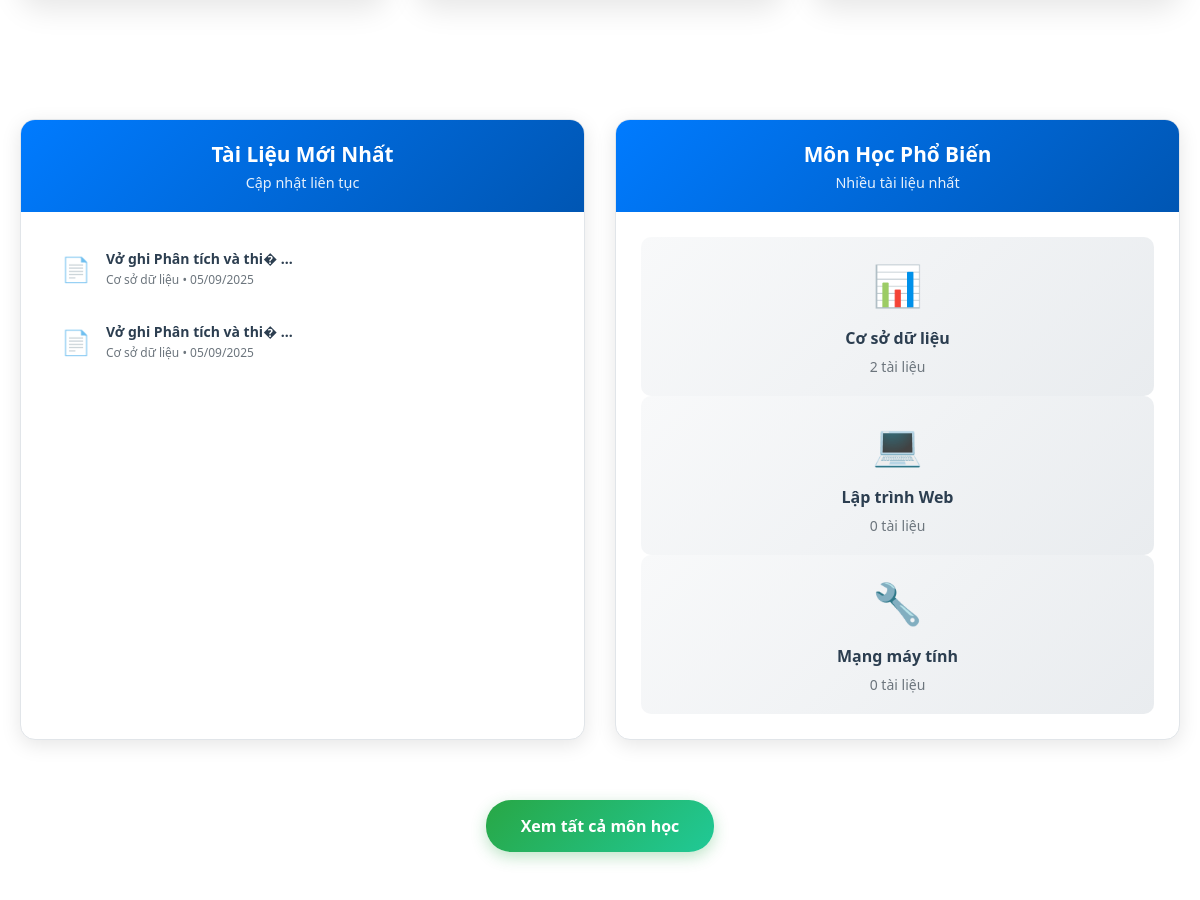
Before: / (middle part) with the older database file.
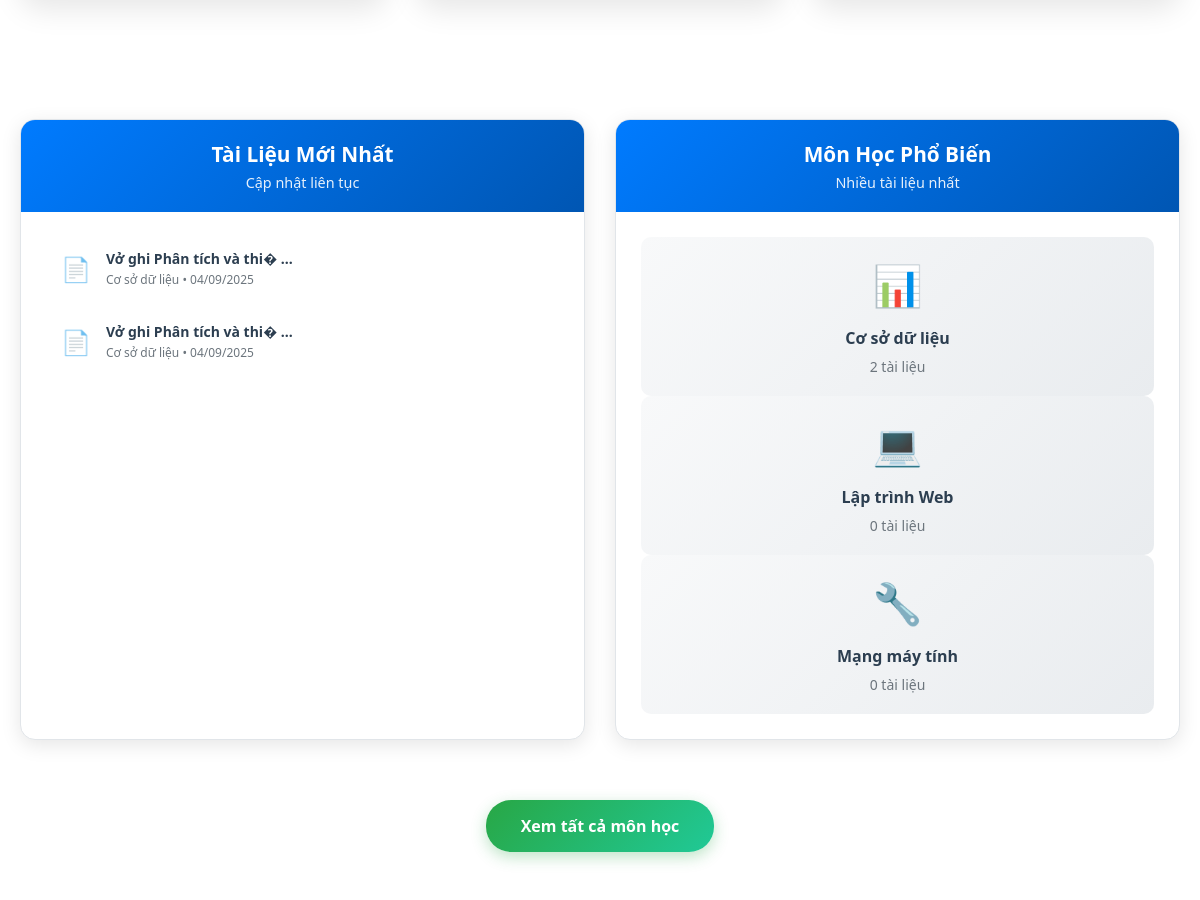
After: the same page with the newer database file.
### tables this page shows
CREATE TABLE `bai_chia_se` (
  `id` int NOT NULL AUTO_INCREMENT,
  `loai` enum('tai_lieu','du_an') NOT NULL,
  `tieu_de` varchar(200) NOT NULL,
  `mo_ta` text,
  `file_upload` varchar(255) DEFAULT NULL,
  `link_host` varchar(255) DEFAULT NULL,
  `link_source` varchar(255) DEFAULT NULL,
  `cong_nghe` varchar(255) DEFAULT NULL,
  `id_mon_hoc` int DEFAULT NULL,
  `id_danh_muc` int DEFAULT NULL,
  `id_nguoi_dung` int NOT NULL,
  `ngay_tao` timestamp NOT NULL DEFAULT CURRENT_TIMESTAMP,
  `ngay_cap_nhat` timestamp NULL DEFAULT NULL,
  `tom_tat` text,
  PRIMARY KEY (`id`),
  KEY `id_mon_hoc` (`id_mon_hoc`),
  KEY `id_danh_muc` (`id_danh_muc`),
  KEY `id_nguoi_dung` (`id_nguoi_dung`),
  CONSTRAINT `bai_chia_se_ibfk_1` FOREIGN KEY (`id_mon_hoc`) REFERENCES `mon_hoc` (`id`),
  CONSTRAINT `bai_chia_se_ibfk_2` FOREIGN KEY (`id_danh_muc`) REFERENCES `danh_muc` (`id`),
  CONSTRAINT `bai_chia_se_ibfk_3` FOREIGN KEY (`id_nguoi_dung`) REFERENCES `nguoi_dung` (`id`)
);

CREATE TABLE `mon_hoc` (
  `id` int NOT NULL AUTO_INCREMENT,
  `ten_mon` varchar(100) NOT NULL,
  `mo_ta` text,
  PRIMARY KEY (`id`)
);

### src/Views/TrangChu.php (the view, shortened to what this page needs)
<?php
include __DIR__ . '/../../config/ketNoiDB.php';
try {
    $sql_tai_lieu_moi = "SELECT bcs.*, mh.ten_mon, nd.ho_ten
                         FROM bai_chia_se bcs
                         JOIN mon_hoc mh ON bcs.id_mon_hoc = mh.id
                         LEFT JOIN nguoi_dung nd ON bcs.id_nguoi_dung = nd.id
                         WHERE bcs.loai = 'tai_lieu'
                         ORDER BY bcs.ngay_tao DESC
                         LIMIT 6";
    $stmt_tai_lieu_moi = $pdo->query($sql_tai_lieu_moi);
    $tai_lieu_moi = $stmt_tai_lieu_moi->fetchAll(PDO::FETCH_ASSOC);
} catch (PDOException $e) {
    $tai_lieu_moi = array();
}
try {
    $sql_mon_pho_bien = "SELECT mh.*, COUNT(bcs.id) as so_tai_lieu
                         FROM mon_hoc mh
                         LEFT JOIN bai_chia_se bcs ON mh.id = bcs.id_mon_hoc AND bcs.loai = 'tai_lieu'
                         GROUP BY mh.id
                         ORDER BY so_tai_lieu DESC
                         LIMIT 4";
    $stmt_mon_pho_bien = $pdo->query($sql_mon_pho_bien);
    $mon_hoc_pho_bien = $stmt_mon_pho_bien->fetchAll(PDO::FETCH_ASSOC);
} catch (PDOException $e) {
    $mon_hoc_pho_bien = array();
}
?>
<div class="homepage-container">
    <div class="stats-section">
    </div>
    <div class="content-section">
        <div class="section-container">
            <div class="content-grid">
                <div class="content-card">
                    <div class="card-header">
                        <div class="card-title"> Tài Liệu Mới Nhất</div>
                        <div class="card-subtitle">Cập nhật liên tục</div>
                    </div>
                    <div class="card-body">
                        <?php if (!empty($tai_lieu_moi)): ?>
                            <?php foreach (array_slice($tai_lieu_moi, 0, 5) as $tai_lieu): ?>
                                <div class="document-item">
                                    <div class="document-icon">📄</div>
                                    <div class="document-info">
                                        <div class="document-title">
                                            <?php echo htmlspecialchars(substr($tai_lieu['tieu_de'], 0, 30)); ?>
                                            <?php echo strlen($tai_lieu['tieu_de']) > 30 ? '...' : ''; ?>
                                        </div>
                                        <div class="document-meta">
                                            <?php echo htmlspecialchars($tai_lieu['ten_mon']); ?> •
                                            <?php echo date('d/m/Y', strtotime($tai_lieu['ngay_tao'])); ?>
                                        </div>
                                    </div>
                                </div>
                            <?php endforeach; ?>
                        <?php endif; ?>
                    </div>
                </div>
                <div class="content-card">
                    <div class="card-header">
                        <div class="card-title"> Môn Học Phổ Biến</div>
                        <div class="card-subtitle">Nhiều tài liệu nhất</div>
                    </div>
                    <div class="card-body">
                        <?php if (!empty($mon_hoc_pho_bien)): ?>
                            <?php foreach (array_slice($mon_hoc_pho_bien, 0, 4) as $index => $mon_hoc): ?>
                                <div class="subject-item" onclick="window.location.href='src/Views/taiLieuMon.php?id_mon_hoc=<?php echo $mon_hoc['id']; ?>'">
                                    <div class="subject-icon">
                                        <?php echo ['📊', '💻', '🔧', '📱'][$index % 4]; ?>
                                    </div>
                                    <div class="subject-name">
                                        <?php echo htmlspecialchars($mon_hoc['ten_mon']); ?>
                                    </div>
                                    <div class="subject-count">
                                        <?php echo $mon_hoc['so_tai_lieu']; ?> tài liệu
                                    </div>
                                </div>
                            <?php endforeach; ?>
                        <?php endif; ?>
                    </div>
                </div>
            </div>
            <a href="index.php?page=monhoc" class="view-all-btn">
                 Xem tất cả môn học
            </a>
        </div>
    </div>
</div>

Changed rows visible on the page:
changed bai_chia_se (number 1 of 2 on the later page): ngay_tao "05/09/2025" → "04/09/2025"
changed bai_chia_se (number 2 of 2 on the later page): ngay_tao "05/09/2025" → "04/09/2025"
